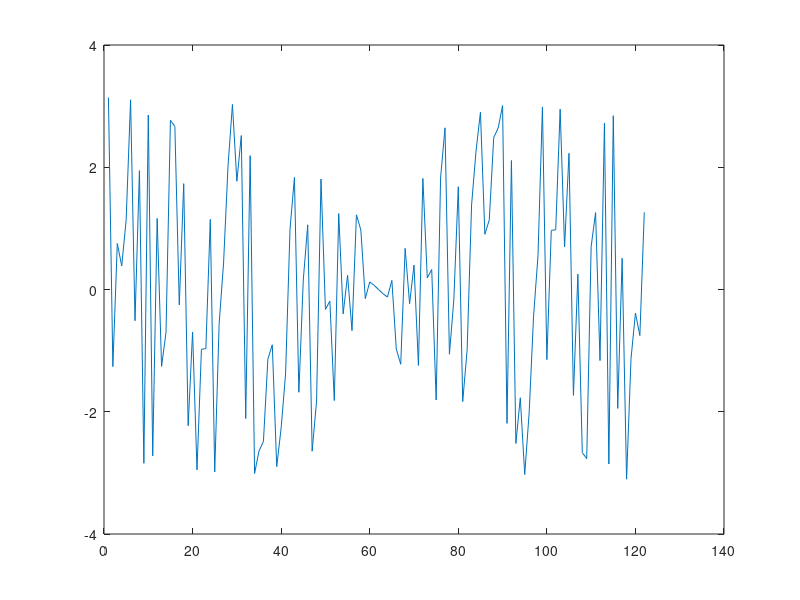

MATLAB code for this plot:
clear all;
close all;
clc;

accel = [-0.05374442  0.04370007  0.02204487  0.00886073 -0.01161159        0.00976716 -0.0099895  -0.02287761  0.04749477 -0.00320992       -0.00832168 -0.0305669  -0.00611664  0.01919394  0.00775054        0.04718256 -0.02576415 -0.00785492 -0.03548481  0.00580292        0.05116121 -0.02012644  0.00315681 -0.00264232 -0.01168793        0.04783736 -0.09115436  0.02196975 -0.00057892 -0.03577748        0.04721268 -0.01634733  0.04845416 -0.03021762  0.0183127         0.01416675 -0.01385135 -0.02216022  0.00541286  0.0081735         0.02016376 -0.0298981   0.01296211  0.00336625 -0.00997274        0.02186528  0.00202714 -0.01664922 -0.01427249  0.00873589       -0.0264496   0.01287715  0.00739263 -0.02325212  0.00354464        0.01950056  0.0106323  -0.01225008  0.00141973  0.04261757       -0.03604668  0.01007246  0.02882682 -0.07906378  0.0411103        -0.01961383 -0.0051381   0.01426884 -0.00084667  0.0296801        -0.03873816  0.0358343  -0.0478266   0.09679104 -0.06937          -0.04209775  0.05876355 -0.00514512  0.01037048 -0.01261159        0.0015053   0.06179632 -0.06290902 -0.08644444  0.09890757       -0.05520034  0.02193249  0.07440901  0.01569821 -0.09676472       -0.02974054  0.0381903  -0.00769385  0.02800086  0.0251723         0.0082825  -0.13782012  0.07870396  0.01934237 -0.00379019       -0.03979854  0.04400197  0.02023044 -0.00940899 -0.00686641       -0.00236702 -0.00216682 -0.00167381 -0.04059741  0.07471237       -0.02929616 -0.00901716  0.0837576  -0.08540372 -0.02256572       -0.02352154  0.11463655 -0.07529845 -0.04212432  0.0216292         0.05471383  0.0298648 ]

Fs=2.30188679245;
Ts=1/Fs;

dt = 0:Ts:53;

x = fft(accel)

plot(angle(fftshift(x)))